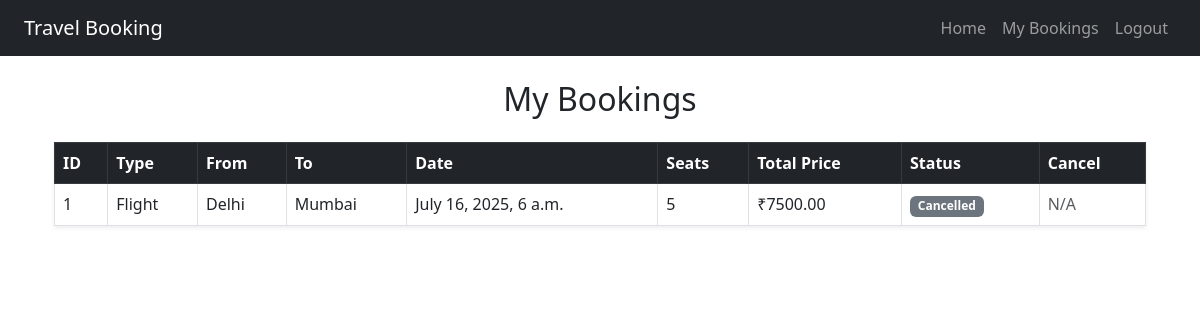
Page /my-bookings/ (signed in) on the committed database.
### bookings/models.py (models this page shows, shortened)
class Booking(models.Model):
    STATUS_CHOICES = [('Confirmed', 'Confirmed'), ('Cancelled', 'Cancelled')]
    user = models.ForeignKey(User, on_delete=models.CASCADE)
    travel_option = models.ForeignKey(TravelOption, on_delete=models.CASCADE)
    number_of_seats = models.IntegerField()
    total_price = models.DecimalField(max_digits=10, decimal_places=2)
    booking_date = models.DateTimeField(auto_now_add=True)
    status = models.CharField(max_length=10, choices=STATUS_CHOICES, default='Confirmed')

class TravelOption(models.Model):
    TRAVEL_TYPES = [('Flight', 'Flight'), ('Train', 'Train'), ('Bus', 'Bus')]
    travel_type = models.CharField(max_length=10, choices=TRAVEL_TYPES)
    source = models.CharField(max_length=100)
    destination = models.CharField(max_length=100)
    date_time = models.DateTimeField()
    price = models.DecimalField(max_digits=10, decimal_places=2)
    available_seats = models.IntegerField()

### bookings/views.py (the view)
# urls.py: path('my-bookings/', views.my_bookings, name='my_bookings'),
@login_required
def my_bookings(request):
    bookings = Booking.objects.filter(user=request.user)
    return render(request, 'bookings/my_bookings.html', {'bookings': bookings})

### bookings/templates/bookings/my_bookings.html
{% extends 'bookings/base.html' %}
{% block content %}
<div class="container mt-4">
  <h2 class="text-center mb-4">My Bookings</h2>
  {% if bookings %}
  <table class="table table-bordered table-hover shadow-sm">
    <thead class="table-dark">
      <tr>
        <th>ID</th>
        <th>Type</th>
        <th>From</th>
        <th>To</th>
        <th>Date</th>
        <th>Seats</th>
        <th>Total Price</th>
        <th>Status</th>
        <th>Cancel</th>
      </tr>
    </thead>
    <tbody>
      {% for b in bookings %}
      <tr>
        <td>{{ b.id }}</td>
        <td>{{ b.travel_option.travel_type }}</td>
        <td>{{ b.travel_option.source }}</td>
        <td>{{ b.travel_option.destination }}</td>
        <td>{{ b.travel_option.date_time }}</td>
        <td>{{ b.number_of_seats }}</td>
        <td>₹{{ b.total_price }}</td>
        <td>
          {% if b.status == 'Confirmed' %}
            <span class="badge bg-success">Confirmed</span>
          {% else %}
            <span class="badge bg-secondary">Cancelled</span>
          {% endif %}
        </td>
        <td>
          {% if b.status == 'Confirmed' %}
          <a href="{% url 'cancel_booking' b.id %}" class="btn btn-sm btn-danger">Cancel</a>
          {% else %}
          <span class="text-muted">N/A</span>
          {% endif %}
        </td>
      </tr>
      {% endfor %}
    </tbody>
  </table>
  {% else %}
    <p class="text-center text-muted">No bookings yet.</p>
  {% endif %}
</div>
{% endblock %}

### rows in the picture
Booking: id "1", travel_option.travel_type "Flight", travel_option.source "Delhi", travel_option.destination "Mumbai", travel_option.date_time "July 16, 2025, 6 a.m.", number_of_seats "5", total_price "7500.00", status "Cancelled"
